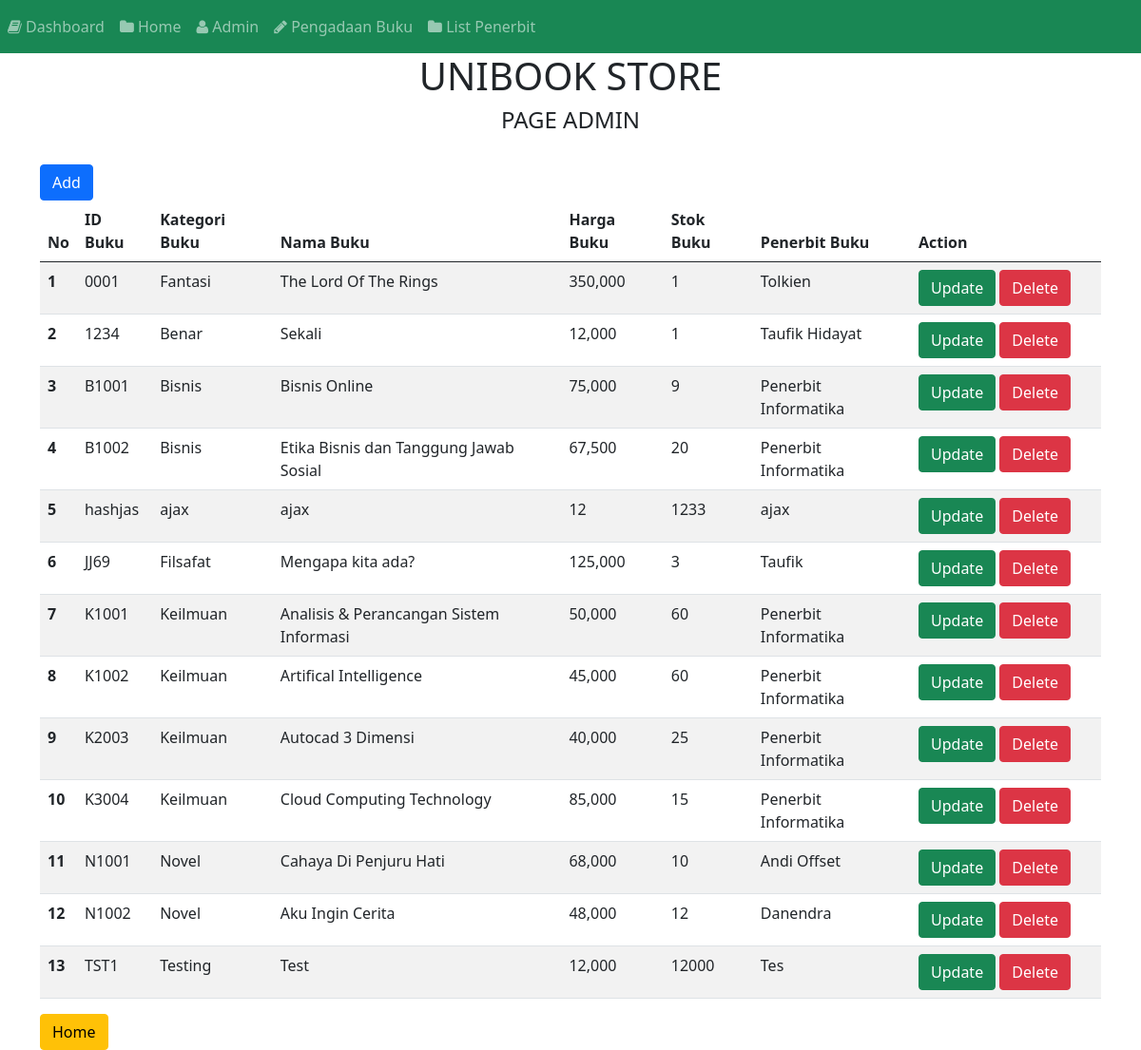
Screenshot of /index.php/c_buku with the database file from the repository.
### tables this page shows
CREATE TABLE `tb_buku` (
  `id_buku` varchar(11) NOT NULL,
  `kategori_buku` varchar(30) NOT NULL,
  `nama_buku` varchar(50) NOT NULL,
  `harga_buku` int(11) NOT NULL,
  `stok_buku` int(11) NOT NULL,
  `penerbit_buku` varchar(30) NOT NULL
);

### application/controllers/C_buku.php (called while the page is built, shortened)
<?php
class C_buku extends CI_Controller
{
	function __construct()
	{
		$this->load->model('M_buku');
	}
	function index()
	{
		$data['tb_buku']=$this->M_buku->tampil_data();
		$this->load->view('V_buku',$data);
	}
}
?>

### index.php (called while the page is built, shortened)
<?php
require_once BASEPATH.'core/CodeIgniter.php';

### application/models/M_buku.php (called while the page is built, shortened)
<?php
class M_buku extends CI_Model
{
	function tampil_data()
	{
		$hasil=$this->db->get('tb_buku');
		return $hasil;
	}
}
?>

### application/views/V_buku.php (the view, shortened to what this page needs)
<!DOCTYPE html>
<html lang="en">
<head>
	<link href="<?php echo base_url('
	assets/css/bootstrap.min.css');?>"
	rel="stylesheet">
</head>
<?php
		$this->load->view('Navbar_view');
	?>
<body>
	<div>
		<div class="container">
			<h1><center>UNIBOOK STORE</center></h1>
			<h4><center>PAGE ADMIN</center></h4>
			<BR>
			<table class="table table-striped">
				<thead>
				<a href="<?php echo site_url
				('C_buku/Add_buku');?>"
				class="btn btn-primary">Add
				</a>
					<tr>
						<th scope="col">No</th>
						<th scope="col">ID Buku</th>
						<th scope="col">Kategori Buku</th>
						<th scope="col">Nama Buku</th>
						<th scope="col">Harga Buku</th>
						<th scope="col">Stok Buku</th>
						<th scope="col">Penerbit Buku</th>
						<th width="200">Action</th>
					</tr>
				</thead>
				<?php
				$no=0;
				foreach ($tb_buku->result() as $row):
				$no++;
				?>
					<tr>
						<th scope="row"> <?php echo $no;?> </th>
						<td> <?php echo $row->id_buku;?> </td>
						<td> <?php echo $row->kategori_buku;?> </td>
						<td> <?php echo $row->nama_buku;?> </td>
						<td> <?php echo number_format( $row->harga_buku);?> </td>
						<td> <?php echo $row->stok_buku;?> </td>
						<td> <?php echo $row->penerbit_buku;?> </td>
						<td>
						<a href="<?php echo site_url
						('C_buku/Edit_buku/'.$row->id_buku);?>"
						class="btn btn-success">Update
						</a>
						<a href="<?php echo site_url
						('C_buku/Delete_buku/'.$row->id_buku);?>"
						class="btn btn-danger">Delete
						</a>
						</td>
					</tr>
				<?php endforeach;
				?>
			</table>
		<a href="<?php echo site_url
		('Menu');?>"
		class="btn btn-warning">Home
		</a>
		</div>
	</div>
</body>
</html>

### application/views/Navbar_view.php (shortened to what this page needs)
<!DOCTYPE html>
<html lang="en">
<head>
	<link href="<?php echo base_url('
	assets/css/bootstrap.min.css');?>"
	rel="stylesheet">
	<link href="<?php echo base_url('assets/css/font-awesome.css');?>"
	rel="stylesheet">
</head>
<nav class="navbar navbar-expand navbar-dark
bg-success static-top">
	<ul class="navbar-nav ml-auto ml-md-0">
		<li class="nav-item dropdown no-arrow">
			<a class="nav-link textbox-toggle"
			href="<?php echo base_url('Menu');?>"
			id="userDropdown" role="button" data-toggle="dropdown"
			aria-haspopup="true" aria-expanded="false">
				<i class="fa fa-book"></i>
				Dashboard
			</a>
		</li>
		<li class="nav-item dropdown no-arrow">
			<a class="nav-link textbox-toggle"
			href="<?php echo base_url('C_list_buku');?>"
			id="userDropdown" role="button" data-toggle="dropdown"
			aria-haspopup="true" aria-expanded="false">
				<i class="fa fa-folder"></i>
				Home
			</a>
		</li>
		<li class="nav-item dropdown no-arrow">
			<a class="nav-link textbox-toggle"
			href="<?php echo base_url('C_buku');?>"
			id="userDropdown" role="button" data-toggle="dropdown"
			aria-haspopup="true" aria-expanded="false">
				<i class="fa fa-user"></i>
				Admin
			</a>
		</li>
		<li class="nav-item dropdown no-arrow">
			<a class="nav-link textbox-toggle"
			href="<?php echo base_url('C_pengadaan');?>"
			id="userDropdown" role="button" data-toggle="dropdown"
			aria-haspopup="true" aria-expanded="false">
				<i class="fa fa-pencil"></i>
				Pengadaan Buku
			</a>
		</li>
		<li class="nav-item dropdown no-arrow">
			<a class="nav-link textbox-toggle"
			href="<?php echo base_url('C_penerbit');?>"
			id="userDropdown" role="button" data-toggle="dropdown"
			aria-haspopup="true" aria-expanded="false">
				<i class="fa fa-folder"></i>
				List Penerbit
			</a>
		</li>
	</ul>
</nav>
<body>
</body>

### rows the page displays
tb_buku: id_buku "0001", kategori_buku "Fantasi", nama_buku "The Lord Of The Rings", harga_buku "350,000", stok_buku "1", penerbit_buku "Tolkien"
tb_buku: id_buku "1234", kategori_buku "Benar", nama_buku "Sekali", harga_buku "12,000", stok_buku "1", penerbit_buku "Taufik Hidayat"
tb_buku: id_buku "B1001", kategori_buku "Bisnis", nama_buku "Bisnis Online", harga_buku "75,000", stok_buku "9", penerbit_buku "Penerbit Informatika"
tb_buku: id_buku "B1002", kategori_buku "Bisnis", nama_buku "Etika Bisnis dan Tanggung Jawab Sosial", harga_buku "67,500", stok_buku "20", penerbit_buku "Penerbit Informatika"
tb_buku: id_buku "hashjas", kategori_buku "ajax", nama_buku "ajax", harga_buku "12", stok_buku "1233", penerbit_buku "ajax"
tb_buku: id_buku "JJ69", kategori_buku "Filsafat", nama_buku "Mengapa kita ada?", harga_buku "125,000", stok_buku "3", penerbit_buku "Taufik"
tb_buku: id_buku "K1001", kategori_buku "Keilmuan", nama_buku "Analisis & Perancangan Sistem Informasi", harga_buku "50,000", stok_buku "60", penerbit_buku "Penerbit Informatika"
tb_buku: id_buku "K1002", kategori_buku "Keilmuan", nama_buku "Artifical Intelligence", harga_buku "45,000", stok_buku "60", penerbit_buku "Penerbit Informatika"
tb_buku: id_buku "K2003", kategori_buku "Keilmuan", nama_buku "Autocad 3 Dimensi", harga_buku "40,000", stok_buku "25", penerbit_buku "Penerbit Informatika"
tb_buku: id_buku "K3004", kategori_buku "Keilmuan", nama_buku "Cloud Computing Technology", harga_buku "85,000", stok_buku "15", penerbit_buku "Penerbit Informatika"
tb_buku: id_buku "N1001", kategori_buku "Novel", nama_buku "Cahaya Di Penjuru Hati", harga_buku "68,000", stok_buku "10", penerbit_buku "Andi Offset"
tb_buku: id_buku "N1002", kategori_buku "Novel", nama_buku "Aku Ingin Cerita", harga_buku "48,000", stok_buku "12", penerbit_buku "Danendra"
tb_buku: id_buku "TST1", kategori_buku "Testing", nama_buku "Test", harga_buku "12,000", stok_buku "12000", penerbit_buku "Tes"
